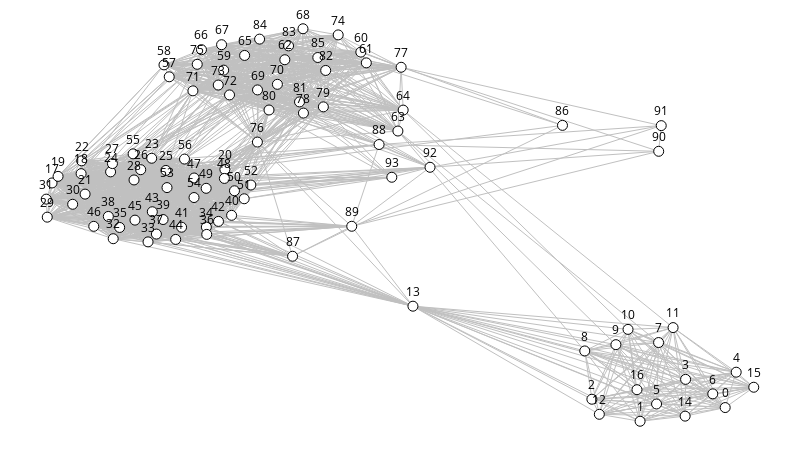

The cell this chart's notebook holds for it:
### Code cell
#Não faz sentido
sn.show_graph(g, nlab=True, elab=False)
